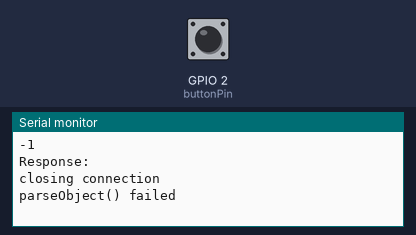
Bench run of a sketch on a simulated ESP8266 (NodeMCU). Shown: the last lines printed to the serial monitor. The inputs (shaded band) are chosen by the test bench; at power-on: GPIO 2 (buttonPin) LOW. WiFi joins after 1.5 s; servers stay silent unless stated.

Above: at 2.9 s.
3.0 s: GPIO 2 (buttonPin) pulled HIGH for 0.15 s
At 4.2 s:
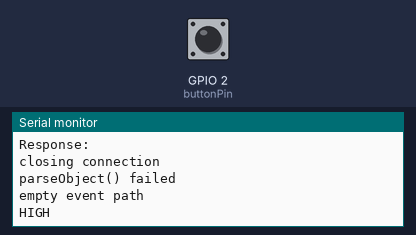
4.6 s: GPIO 2 (buttonPin) pulled HIGH for 1 s
At 5.5 s:
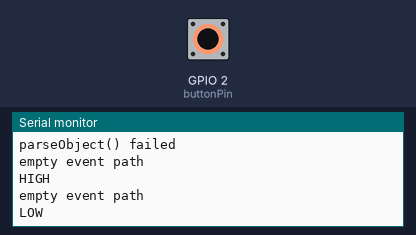

Measured:
- after the input at 3.0 s, the serial monitor: prints a new line after 0.05 s (image 1)
- after the input at 4.6 s, the serial monitor: prints a new line after 0.05 s (image 2)

The sketch:

esp_alarm_notification.ino
```cpp
#include <ESP8266WiFi.h>
#include <ESP8266HTTPClient.h>
#include <ArduinoJson.h>
#include <SPI.h>

const char* ssid = "";
const char* password = "";
const int buttonPin = 2;    // the number of the pushbutton pin

/** HTTP REQUEST VARIABLES **/

const char REGISTRY_ID [] = "demo_alert";
// const char* REGISTRY_SERVER = "www.realteam.it";
const char* REGISTRY_SERVER = "192.168.1.7";
const int REGISTRY_PORT = 8080;
const char* REGISTRY_PATH = "/server1/api/configuration/arduino/demo_alert";

WiFiClient client;
HTTPClient httpClient;

unsigned long lastConnectionTime = 0;
const unsigned long postingInterval = 2L * 1000L;

/** END HTTP REQUEST VARIABLES **/

/** CONFIGURATION **/

JsonObject *param();

struct AlertStateConfiguration
{
  String value;
  String url;
};

struct Configuration
{
  String id;
  String tenant;
  String userId;
  String alertId;
  AlertStateConfiguration alertStateList[2];
};

/** END CONFIGURATION **/


int buttonPressed;
int buttonState;
int lastButtonState = LOW;
unsigned long lastDebounceTime = 0;
unsigned long debounceDelay = 50;

void setup()
{
  pinMode(buttonPin, INPUT);
  Serial.begin(115200);
  Serial.println();

  WiFi.begin(ssid, password);

  Serial.print("Connecting");
  while (WiFi.status() != WL_CONNECTED)
  {
    delay(500);
    Serial.print(".");
  }
  Serial.println();

  Serial.print("Connected, IP address: ");
  Serial.println(WiFi.localIP());

  httpGetConfiguration(REGISTRY_SERVER, REGISTRY_PORT, REGISTRY_PATH, 5000);
}

void loop()
{
  // if (client.available())
  // {
  //   char c = client.read();
  //   Serial.write(c);
  // }

  // if (millis() - lastConnectionTime > postingInterval)
  // {
  //   lastConnectionTime = millis();
  // }


  // read the state of the switch into a local variable:
  int reading = digitalRead(buttonPin);

  // check to see if you just pressed the button
  // (i.e. the input went from LOW to HIGH), and you've waited long enough
  // since the last press to ignore any noise:

  // If the switch changed, due to noise or pressing:
  if (reading != lastButtonState) {
    // reset the debouncing timer
    lastDebounceTime = millis();
  }

  if ((millis() - lastDebounceTime) > debounceDelay) {
    // whatever the reading is at, it's been there for longer than the debounce
    // delay, so take it as the actual current state:

    // if the button state has changed:
    if (reading != buttonPressed) {
      buttonPressed = reading;

      // only toggle the LED if the new button state is HIGH
      if (buttonPressed == HIGH) {
        buttonState = !buttonState;
        httpSendObjectEvent(buttonState);
        Serial.println((buttonState == HIGH) ? "HIGH" : "LOW");
      }
    }
  }

  // save the reading. Next time through the loop, it'll be the lastButtonState:
  lastButtonState = reading;
}
```

httpSendObjectEvent.ino
```cpp
void httpSendObjectEvent(int objectState)
{
  Configuration* config = getConfiguration();
  String eventPath = "";
  const int alertStateCount = sizeof(config->alertStateList) / sizeof(config->alertStateList[0]);

  for (int i=0; i < alertStateCount; i++)
  {
    AlertStateConfiguration alertState = config->alertStateList[i];
    if (alertState.value == String(objectState))
    {
      eventPath = alertState.url;
      break;
    }
  }

  if (eventPath != "")
  {
    eventPath.replace("host", String(REGISTRY_SERVER));
    eventPath.replace("port", String(REGISTRY_PORT));
    eventPath.replace("server", "server1");

    Serial.println("\nConnessione in corso...");
    Serial.print("type: "); Serial.println("GET");
    Serial.print("host: "); Serial.println(REGISTRY_SERVER);
    Serial.print("port: "); Serial.println(REGISTRY_PORT);
    Serial.print("path: "); Serial.println(eventPath);
    Serial.println();

//    String address = String("http://") + REGISTRY_SERVER + String(":") + String(REGISTRY_PORT) + eventPath;
    if (httpClient.begin(client, eventPath))
    {
      auto httpCode = httpClient.GET();
      Serial.println(httpCode); //Print HTTP return code
      httpClient.end(); //Close connection
      Serial.println("closing connection");
    }
    else
    {
      Serial.println("httpPostObjectEvent connection failed.");
    }
  }
  else
  {
    Serial.println("empty event path");
  }
}
```

configurator.ino
```cpp
Configuration configuration;

Configuration *getConfiguration()
{
  return &configuration;
}

void setConfiguration(String json)
{
  StaticJsonDocument<600> jsonDocument;

  DeserializationError err = deserializeJson(jsonDocument, json);

  if (err != DeserializationError::Ok)
  {
    Serial.println("parseObject() failed");
    return;
  }

  configuration.id = jsonDocument["id"].as<String>();
  configuration.tenant = jsonDocument["tenant"].as<String>();
  configuration.userId = jsonDocument["userId"].as<String>();
  configuration.alertId = jsonDocument["alertId"].as<String>();
  for (int i=0; i<jsonDocument["alertStateList"].size(); i++)
  {
    JsonObject alertState = jsonDocument["alertStateList"][i].as<JsonObject>();
    configuration.alertStateList[i].value = alertState["value"].as<String>();
    configuration.alertStateList[i].url = alertState["url"].as<String>();
  }
}
```

httpGetConfiguration.ino
```cpp
void httpGetConfiguration (const char* server,const int port,const char* path,const int timeout)
{
  Serial.println("\nConnessione in corso...");
  Serial.print("type: "); Serial.println("GET");
  Serial.print("host: "); Serial.println(server);
  Serial.print("port: "); Serial.println(port);
  Serial.print("path: "); Serial.println(path);
  Serial.println();

  String address = String("http://") + server + String(":") + String(port) + path;
  if (httpClient.begin(client, address))
  {
    auto httpCode = httpClient.GET();
    Serial.println(httpCode); //Print HTTP return code
    String httpResponse = httpClient.getString();
    Serial.println(httpResponse); //Print request response payload
    httpClient.end(); //Close connection
    Serial.println("Response:");
    Serial.println(httpResponse);
    Serial.println("closing connection");

    setConfiguration(httpResponse);
  }
  else
  {
    Serial.println("httpGetConfiguration connection failed.");
  }
}
```
